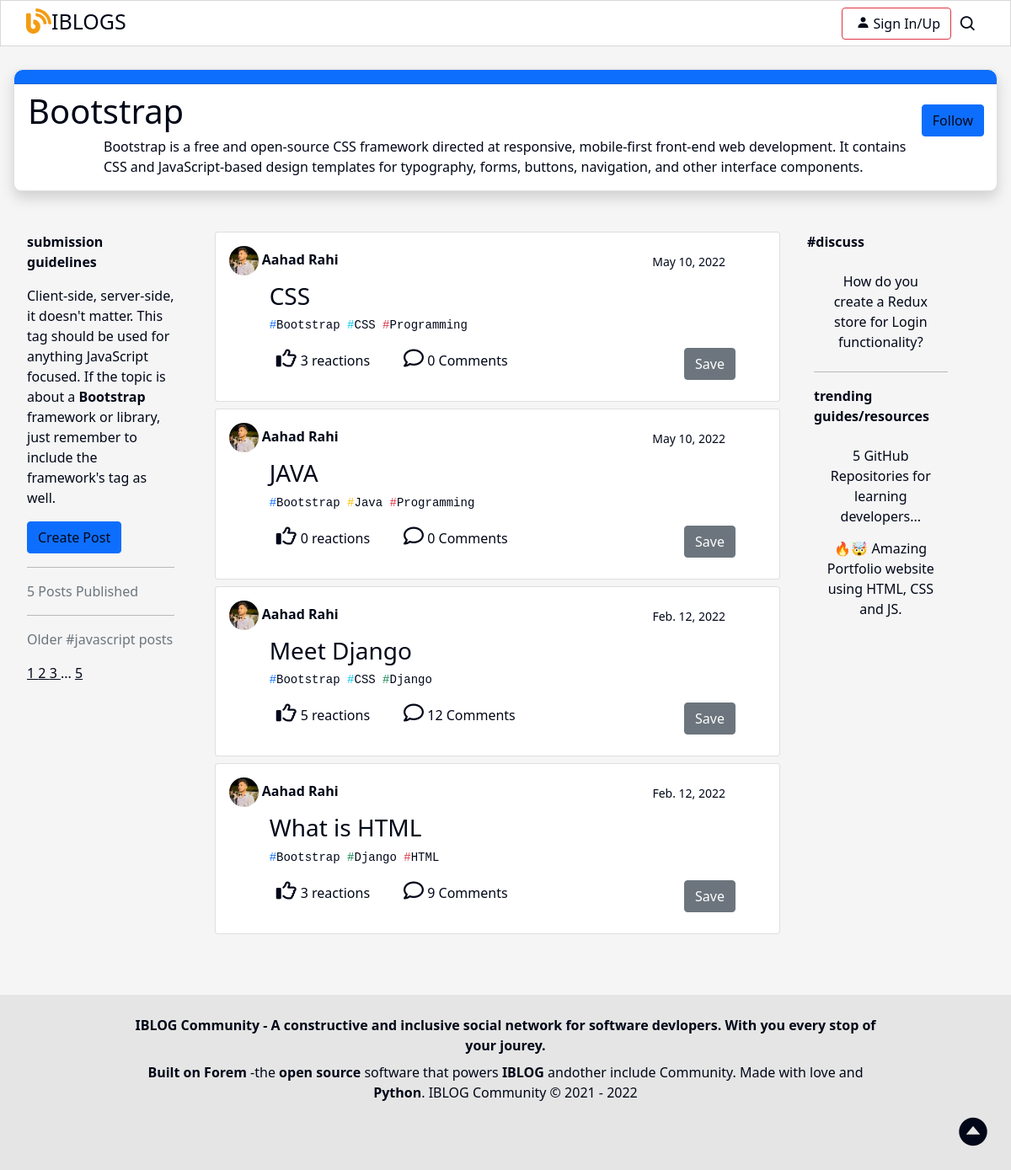
Page /category/Bootstrap on the committed database.
### app/models.py (models this page shows, shortened)
class ResizeImageMixin:
    def resize(self, imageField: models.ImageField, size:tuple):
        im = Image.open(imageField)  # Catch original
        source_image = im.convert('RGB')
        source_image.thumbnail(size)  # Resize to size
        output = BytesIO()
        source_image.save(output, format='JPEG') # Save resize image to bytes
        output.seek(0)
        content_file = ContentFile(output.read())  # Read output and create ContentFile in memory
        file = File(content_file)
        random_name = f'{uuid.uuid4()}.jpeg'
        imageField.save(random_name, file, save=False)

class Category(models.Model,ResizeImageMixin):
    CHOICES=[
        ('success','Green '),
        ('danger','Red'),
        ('dark','Black'),
        ('warning','Yellow'),
         ('info','Sky Blue'),
         ('primary','Blue'),
       ]
    user_id=models.ForeignKey(User, on_delete=models.CASCADE,related_name='category')
    title = models.CharField(max_length=100)
    color=models.CharField(max_length=32,choices=CHOICES,default='Black' ,verbose_name="Chuse categry color")
    description=models.TextField()
    url=models.CharField(max_length=100)
    created_date =models.DateField(auto_now_add=True,null=True)
    updated_date =models.DateField(auto_now=True)
    Created_by = models.TextField(max_length=200,blank=True)
    updated_by = models.TextField(max_length=200,blank=True)
    class Meta:
        ordering = ['title']
    def __str__(self):
        return self.title

class Post(models.Model):
    user_id=models.ForeignKey(User, on_delete=models.CASCADE,related_name='post', )
    title=models.CharField(max_length=200)
    content = models.TextField(max_length=1000)
    category=models.ManyToManyField(Category)
    image=models.ImageField(upload_to='app/Post/')
    created_date =models.DateField(auto_now_add=True,null=True)
    updated_date =models.DateField(auto_now=True)
    Created_by = models.CharField(max_length=200,blank=True)
    updated_by = models.CharField(max_length=200,blank=True)
    likes = models.ManyToManyField(User, related_name='blogpost_like',blank=True)
    class Meta:
        ordering = ['title']

### app/views.py (the view)
# urls.py: path('category/<slug:url>',views.category),
def category(request,url):
    cats=Category.objects.all()
    clicked_cat=cats.filter(url=url)
    if 'search' in request.GET:
        search=request.GET['search']
        post_title=Post.objects.filter(title__icontains=search)
        post_cantent=Post.objects.filter(content__icontains=search)
        posts= post_title | post_cantent
    else:
        posts=Post.objects.filter(category=clicked_cat[0])
    return render(request,'app/category.html',{'posts':posts,'cat':clicked_cat[0],'cats':cats})

### app/templates/app/category.html (shortened to what this page needs)
{% extends "app/base.html" %}
{% load static %}
{% block  body %}
<div class="containe">
    <div class="col-sm-12 px-sm-3 pt-2   " >
        <div class="card body2 shadow" style="border-radius: 9px;">
            <div class="card-header bg-{{cat.color}}  mb-2" style="border-radius: 10px 10px 0px 0px;">
            </div>
            <div class="containe1 ">
              <div class="float-start">
                <span class="display-6 mx-3  bold ">{{cat.title}}</span>
            </div>
            <div class="float-end "><a class="btn btn-primary Follow " href="">Follow</a></div>
            </div>
            <div class="text-truncate-tag "><p class="mx-3 " >{{cat.description}}</p></div>
          </div>
    </div>
      <div class="row px-sm-3 d-flex  py-5 ">
    <div class="col-sm-2 mx-3 mb-2 ">
        <div class="">
          <p  class="fw-bold">submission guidelines</p>
        <p class="text-justify">Client-side, server-side, it doesn't matter. This tag should be used for anything JavaScript focused. If the topic is about a <b>{{cat.title}}</b> framework or library, just remember to include the framework's tag as well.</p>
        </div>
        <a class="btn btn-primary" href="">Create Post</a>
        <hr>
        <p class="text-muted">5 Posts Published</p>
        <hr>
        <p class="text-muted">Older #javascript posts
        </p>
        <a href="">1  </a><a href="">2   </a><a href="">3  </a>... <a href="">      5</a>
    </div>
  <div class="col-sm-7 mx-2">
    {% for p in posts %}
    <div class="card body2 mb-2">
       <div class="card-body">
        <div class="row"> <span class=""> <img src="{% static 'app/img/aahad.jpg' %}" class="rounded-circle " style="width: 35px;" alt="">
            <b class="">Aahad Rahi</b>
            <small class="float-end mx-5 pt-2">{{p.created_date}}</small>
        </div>
           <div class="card-text px-5 ">
              <a class="nav-link link-dark p-0 m-0 " href="/app/{{p.id}}"><h3 class="m-0 p-0 py-2">{{p.title}}</h3></a>
              <span class="d-flex">
              {% for area in p.category.all|slice:":3" %}
              <pre><a href="/category/{{area.url}} " style="text-decoration: none; color: black;"><span class="text-{{area.color}}">#</span><span>{{ area }} </span></a></pre>
              {% endfor %}
            </span>
              <div class="row">
                <div class="col-auto respons p-0"><span class=""><a class="nav-link link-dark p-0"  href="/app/{{p.id}}"> <i class="fa-regular fa-thumbs-up" style="font-size: 24px; margin-right: 5px;" ></i>{{ p.likes.count }} reactions</a></span></div>
                        <div class="col-auto respons p-0"><span class=""><a class="nav-link    link-dark p-0"  href="/app/{{p.id}}"> <i class="fa-regular fa-comment" style="font-size:24px"></i>  {{p.comment.count}} Comments</a></span></div>
                          <div class="col p-0   "> <button class="ms-2 btrespons btn btn-secondary m-0 float-end">Save</button></div>
                </div>
           </div>
       </div>
    </div>
    {% endfor %}
</div>
<div class="col-sm-2">
    <p class="fw-bold">#discuss</p>
  <div class="px-2">
      <a class="btn" href="">How do you create a Redux store for Login functionality?</a>
<hr>
<p class="fw-bold">trending guides/resources</p>
<a class="btn" href="">5 GitHub Repositories for learning developers...</a>
<a class="btn" href="">🔥🤯 Amazing Portfolio website using HTML, CSS and JS.</a>
</div>
</div>
</div>
 </div>
</div>
{% endblock body %}

### app/static/app/css/style.css (style rules this page uses)
@media only screen and (min-width: 768px) { .text-truncate-tag p { padding-left: 90px; padding-right: 90px; } }
@media only screen and (min-width: 768px) { .respons { margin: 20px; } }
.text-truncate-tag p { -webkit-line-clamp: 3; display: -webkit-box; -webkit-box-orient: vertical; overflow: hidden; }
.Follow { margin-right: 15px; }
* { margin: 0; padding: 0; box-sizing: border-box; color:var(--color); }
:root { --nav-color:#fff; --top-color:#fff; --search-boder:#6495ED; --side-nav:#fff; --color:#010718; --body-color:rgb(245,245,245); --text-color:#010718; --search-bar:#f2f2f2; --search-text:#010718; --border-color:rgb(216, 216, 216); --card-bg:#fafafa; --footer-bg:#E5E5E5; --login-color:#fff; --muted-color:#717171; }
.body { background-color: var(--body-color); }
.nav-link { padding: .5rem .5rem !important; }
.containe .body2 { background-color: var(--nav-color); }
body a { color:var(--text-color) !important; }
.fa-regular { color:var(--text-color); cursor: pointer; font-size: 24px; }

### rows in the picture
Category: title "Bootstrap", description "Bootstrap is a free and open-source CSS framework directed at responsive, mobile-first front-end web development. It contains CSS and JavaScript-based design templates for typography, forms, buttons, navigation, and other interface components."
Post: created_date "May 10, 2022", title "CSS", likes.count "3", comment.count "0"
Category: title "CSS"
Category: title "Programming"
Post: created_date "May 10, 2022", title "JAVA", likes.count "0", comment.count "0"
Category: title "Java"
Post: created_date "Feb. 12, 2022", title "Meet Django", likes.count "5", comment.count "12"
Category: title "Django"
Post: created_date "Feb. 12, 2022", title "What is HTML", likes.count "3", comment.count "9"
Category: title "HTML"
